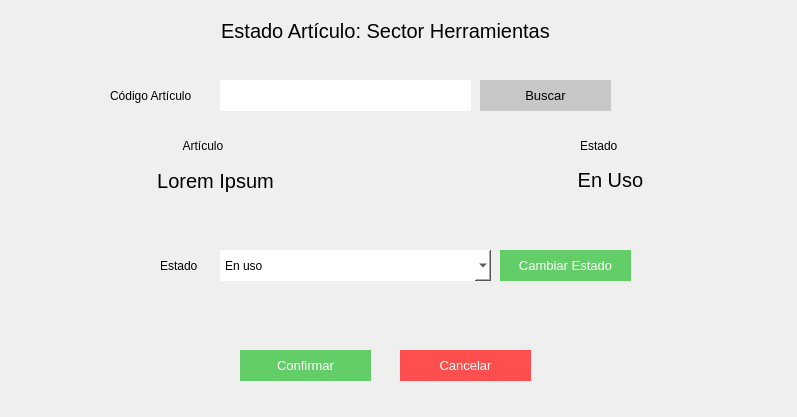
<?xml version="1.0" encoding="UTF-8"?>
<ui version="4.0">
 <class>Form</class>
 <widget class="QWidget" name="Form">
  <property name="geometry">
   <rect>
    <x>0</x>
    <y>0</y>
    <width>797</width>
    <height>417</height>
   </rect>
  </property>
  <property name="windowTitle">
   <string>Form</string>
  </property>
  <widget class="QLabel" name="label_2">
   <property name="geometry">
    <rect>
     <x>-30</x>
     <y>10</y>
     <width>831</width>
     <height>41</height>
    </rect>
   </property>
   <property name="styleSheet">
    <string notr="true">font-size:20px;
</string>
   </property>
   <property name="text">
    <string>Estado Artículo: Sector Herramientas</string>
   </property>
   <property name="alignment">
    <set>Qt::AlignCenter</set>
   </property>
  </widget>
  <widget class="QLineEdit" name="lineEdit">
   <property name="geometry">
    <rect>
     <x>220</x>
     <y>80</y>
     <width>251</width>
     <height>31</height>
    </rect>
   </property>
   <property name="styleSheet">
    <string notr="true">border:none;
background-color: rgb(255, 255, 255);
font: 11pt &quot;MS Shell Dlg 2&quot;;</string>
   </property>
   <property name="text">
    <string/>
   </property>
  </widget>
  <widget class="QLabel" name="label">
   <property name="geometry">
    <rect>
     <x>110</x>
     <y>80</y>
     <width>121</width>
     <height>31</height>
    </rect>
   </property>
   <property name="styleSheet">
    <string notr="true">font: 11pt &quot;MS Shell Dlg 2&quot;;
text-align:center;</string>
   </property>
   <property name="text">
    <string>Código Artículo</string>
   </property>
  </widget>
  <widget class="QPushButton" name="pushButton_2">
   <property name="geometry">
    <rect>
     <x>240</x>
     <y>350</y>
     <width>131</width>
     <height>31</height>
    </rect>
   </property>
   <property name="styleSheet">
    <string notr="true">background-color: rgb(99, 206, 104);
color:white;
font-size:10pt;
border:none;</string>
   </property>
   <property name="text">
    <string>Confirmar</string>
   </property>
  </widget>
  <widget class="QPushButton" name="pushButton">
   <property name="geometry">
    <rect>
     <x>400</x>
     <y>350</y>
     <width>131</width>
     <height>31</height>
    </rect>
   </property>
   <property name="styleSheet">
    <string notr="true">color:white;
font-size:10pt;
border:none;
background-color:#ff4e4e;</string>
   </property>
   <property name="text">
    <string>Cancelar</string>
   </property>
  </widget>
  <widget class="QPushButton" name="pushButton_3">
   <property name="geometry">
    <rect>
     <x>480</x>
     <y>80</y>
     <width>131</width>
     <height>31</height>
    </rect>
   </property>
   <property name="styleSheet">
    <string notr="true">background-color: rgb(199, 199, 199);
color:black;
font-size:10pt;
border:none;</string>
   </property>
   <property name="text">
    <string>Buscar</string>
   </property>
  </widget>
  <widget class="QLabel" name="label_3">
   <property name="geometry">
    <rect>
     <x>180</x>
     <y>130</y>
     <width>121</width>
     <height>31</height>
    </rect>
   </property>
   <property name="styleSheet">
    <string notr="true">font:10pt &quot;MS Shell Dlg 2&quot;;
text-align:center;</string>
   </property>
   <property name="text">
    <string> Artículo</string>
   </property>
  </widget>
  <widget class="QLabel" name="label_4">
   <property name="geometry">
    <rect>
     <x>580</x>
     <y>130</y>
     <width>121</width>
     <height>31</height>
    </rect>
   </property>
   <property name="styleSheet">
    <string notr="true">font:10pt &quot;MS Shell Dlg 2&quot;;
text-align:center;</string>
   </property>
   <property name="text">
    <string>Estado</string>
   </property>
  </widget>
  <widget class="QLabel" name="label_5">
   <property name="geometry">
    <rect>
     <x>40</x>
     <y>160</y>
     <width>351</width>
     <height>41</height>
    </rect>
   </property>
   <property name="styleSheet">
    <string notr="true">font-size:20px;
</string>
   </property>
   <property name="text">
    <string>Lorem Ipsum</string>
   </property>
   <property name="alignment">
    <set>Qt::AlignCenter</set>
   </property>
  </widget>
  <widget class="QLabel" name="label_6">
   <property name="geometry">
    <rect>
     <x>440</x>
     <y>160</y>
     <width>341</width>
     <height>41</height>
    </rect>
   </property>
   <property name="styleSheet">
    <string notr="true">font-size:20px;
</string>
   </property>
   <property name="text">
    <string>&lt;html&gt;&lt;head/&gt;&lt;body&gt;&lt;p&gt;&lt;span style=&quot; font-size:15pt;&quot;&gt;En Uso&lt;/span&gt;&lt;/p&gt;&lt;/body&gt;&lt;/html&gt;</string>
   </property>
   <property name="alignment">
    <set>Qt::AlignCenter</set>
   </property>
  </widget>
  <widget class="QPushButton" name="pushButton_4">
   <property name="geometry">
    <rect>
     <x>500</x>
     <y>250</y>
     <width>131</width>
     <height>31</height>
    </rect>
   </property>
   <property name="styleSheet">
    <string notr="true">background-color: rgb(99, 206, 104);
color:white;
font-size:10pt;
border:none;</string>
   </property>
   <property name="text">
    <string>Cambiar Estado</string>
   </property>
  </widget>
  <widget class="QLabel" name="label_7">
   <property name="geometry">
    <rect>
     <x>160</x>
     <y>250</y>
     <width>121</width>
     <height>31</height>
    </rect>
   </property>
   <property name="styleSheet">
    <string notr="true">font:10pt &quot;MS Shell Dlg 2&quot;;
text-align:center;</string>
   </property>
   <property name="text">
    <string>Estado</string>
   </property>
  </widget>
  <widget class="QComboBox" name="comboBox">
   <property name="geometry">
    <rect>
     <x>220</x>
     <y>250</y>
     <width>271</width>
     <height>31</height>
    </rect>
   </property>
   <property name="styleSheet">
    <string notr="true">border:none;
background-color: rgb(255, 255, 255);
font: 11pt &quot;MS Shell Dlg 2&quot;;</string>
   </property>
   <item>
    <property name="text">
     <string>En uso</string>
    </property>
   </item>
   <item>
    <property name="text">
     <string>Listas para entregar</string>
    </property>
   </item>
   <item>
    <property name="text">
     <string>Pendiente de arreglo</string>
    </property>
   </item>
   <item>
    <property name="text">
     <string>Rota/Extraviada</string>
    </property>
   </item>
   <item>
    <property name="text">
     <string>Pendiente de pedido</string>
    </property>
   </item>
  </widget>
 </widget>
 <resources/>
 <connections/>
</ui>
